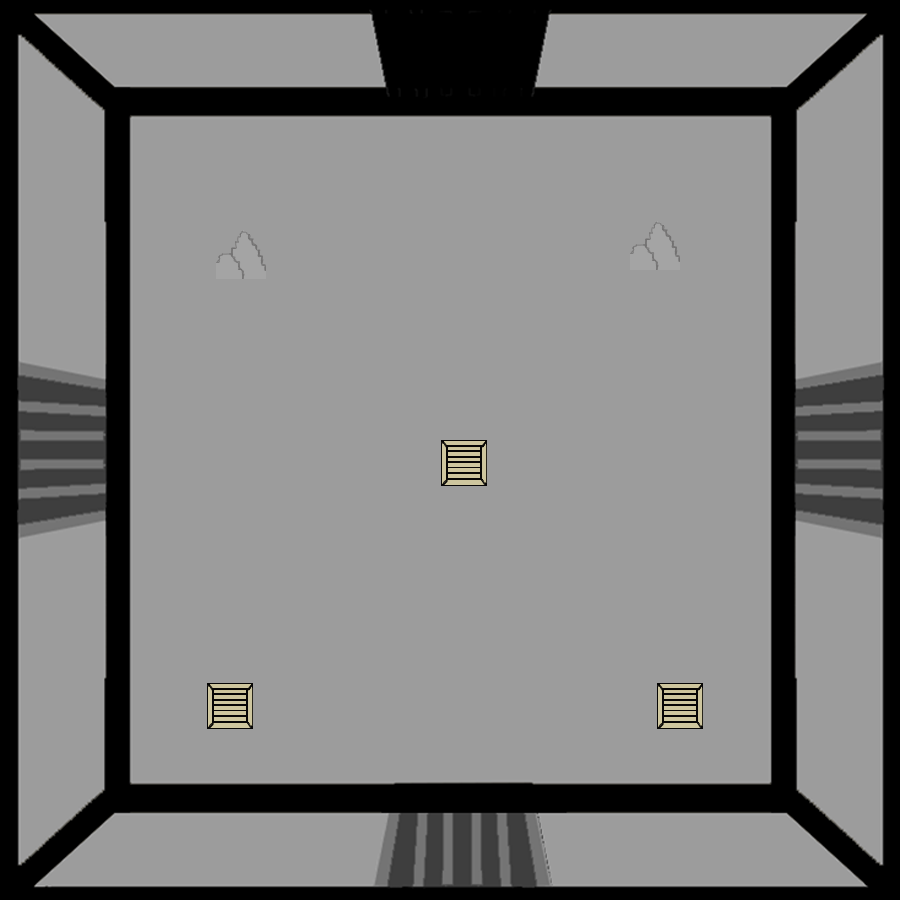

Rendered tile map (Tiled .tmx) drawn with the repository's tilesets; below, a short description and the map source with its tile grids summarised:
An orthogonal 100x100 tile map with 9x9 px tiles, 2 tile layers (SALA, CAJAS Y ROCAS), 3 tilesets.

<map version="1.2" tiledversion="1.3.3" orientation="orthogonal" renderorder="right-down" width="100" height="100" tilewidth="9" tileheight="9" infinite="0" nextlayerid="3" nextobjectid="1">
 <tileset firstgid="1" source="PRISION5.tsx" />
 <tileset firstgid="10001" source="CAJA.tsx" />
 <tileset firstgid="10026" source="ROCAS.tsx" />
 <layer id="1" name="SALA" width="100" height="100">
  <data>[10000 cells, 10000 non-empty, 10000 distinct tile ids]</data>
 </layer>
 <layer id="2" name="CAJAS Y ROCAS" width="100" height="100">
  <data>[10000 cells, 781 non-empty, 730 distinct tile ids]</data>
 </layer>
</map>
